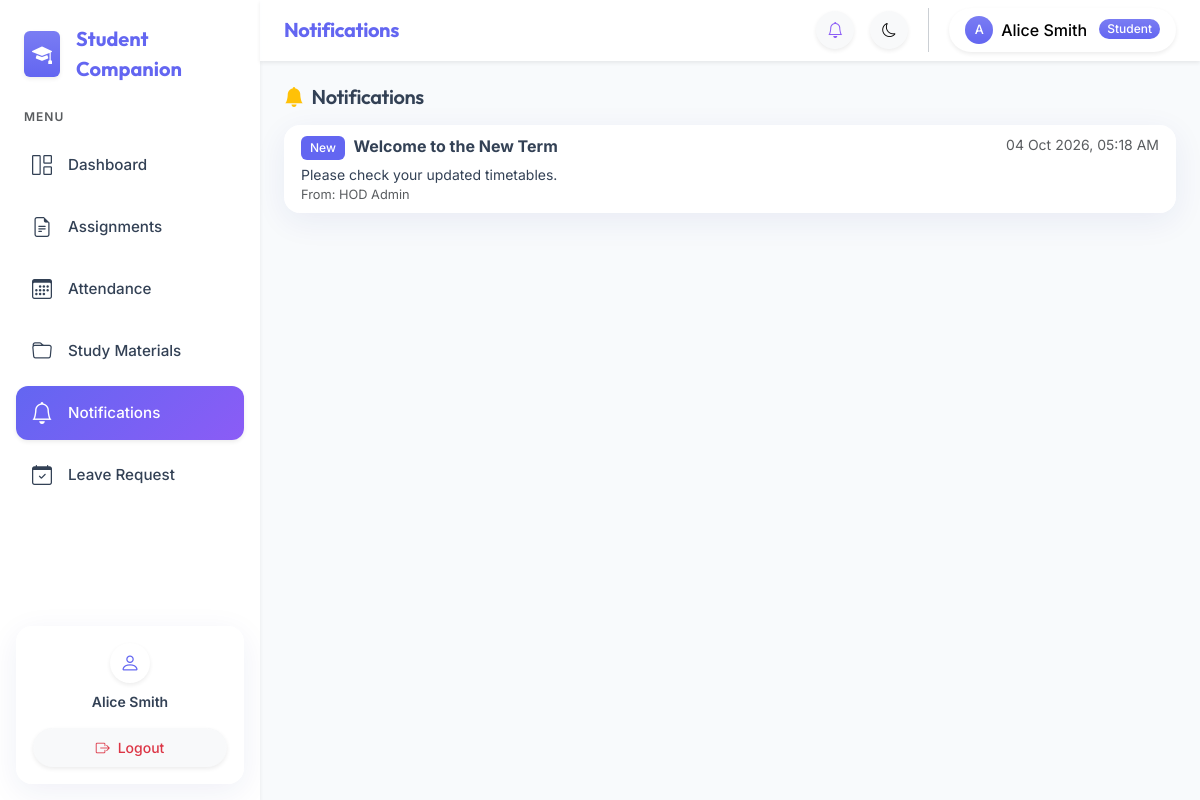
The app's page /learner/notifications.php (signed in) with its own data.
### tables this page shows
CREATE TABLE IF NOT EXISTS users (
    id INT UNSIGNED AUTO_INCREMENT PRIMARY KEY,
    name VARCHAR(150) NOT NULL,
    email VARCHAR(191) NOT NULL UNIQUE,
    password_hash VARCHAR(255) NOT NULL,
    role ENUM('admin','mentor','learner') NOT NULL,
    department_id INT UNSIGNED NULL,
    year TINYINT UNSIGNED NULL,
    status ENUM('active','inactive') NOT NULL DEFAULT 'active',
    force_password_reset TINYINT(1) NOT NULL DEFAULT 0,
    created_at TIMESTAMP NOT NULL DEFAULT CURRENT_TIMESTAMP,
    FOREIGN KEY (department_id) REFERENCES departments(id) ON DELETE SET NULL
);

CREATE TABLE IF NOT EXISTS notifications (
    id INT UNSIGNED AUTO_INCREMENT PRIMARY KEY,
    created_by INT UNSIGNED NOT NULL,
    title VARCHAR(255) NOT NULL,
    message TEXT NOT NULL,
    target_type ENUM('all','department','mentor_students','user') NOT NULL DEFAULT 'all',
    target_id INT UNSIGNED NULL,
    created_at TIMESTAMP NOT NULL DEFAULT CURRENT_TIMESTAMP,
    FOREIGN KEY (created_by) REFERENCES users(id) ON DELETE CASCADE
);

### config/database.php (called while the page is built, shortened)
<?php
function get_db(): PDO {
    static $pdo = null;
    if ($pdo === null) {
        $dsn = 'mysql:host=' . DB_HOST . ';dbname=' . DB_NAME . ';charset=utf8mb4';
        $pdo = new PDO($dsn, DB_USER, DB_PASS, [
            PDO::ATTR_ERRMODE            => PDO::ERRMODE_EXCEPTION,
            PDO::ATTR_DEFAULT_FETCH_MODE => PDO::FETCH_ASSOC,
            PDO::ATTR_EMULATE_PREPARES   => false,
        ]);
    }
    return $pdo;
}

### includes/auth_check.php (called while the page is built, shortened)
<?php
require_once dirname(__DIR__) . '/config/database.php';
require_once dirname(__DIR__) . '/includes/helpers.php';
try {
    $stmt = get_db()->prepare('SELECT id, name, email, role, department_id, year, status FROM users WHERE id = ? AND status = "active" LIMIT 1');
    $stmt->execute([$_SESSION['user_id']]);
    $current_user = $stmt->fetch();
} catch (Throwable) {}

### includes/helpers.php (called while the page is built, shortened)
<?php
function format_date(string $datetime): string {
    return date('d M Y, h:i A', strtotime($datetime));
}
function e(string $str): string {
    return htmlspecialchars($str, ENT_QUOTES, 'UTF-8');
}

### learner/notifications.php (the view, shortened to what this page needs)
<?php
$page_title    = 'Notifications';
require_once dirname(__DIR__) . '/config/database.php';
require_once dirname(__DIR__) . '/includes/auth_check.php';
$db  = get_db();
$uid = $current_user['id'];
$dept_id = (int)($current_user['department_id'] ?? 0);
$ms_stmt=$db->prepare('SELECT mentor_id FROM mentor_students WHERE student_id=? LIMIT 1');
$ms_stmt->execute([$uid]); $ms=$ms_stmt->fetch(); $mentor_id=(int)($ms['mentor_id']??0);
$notifs=$db->prepare(
    "SELECT n.id,n.title,n.message,n.created_at,u.name AS creator,
            (SELECT nr.id FROM notification_reads nr WHERE nr.notification_id=n.id AND nr.user_id=?) AS read_id
     FROM notifications n JOIN users u ON n.created_by=u.id
     WHERE n.target_type='all'
        OR (n.target_type='department' AND n.target_id=?)
        OR (n.target_type='mentor_students' AND n.target_id=?)
        OR (n.target_type='user' AND n.target_id=?)
     ORDER BY n.created_at DESC LIMIT 50"
);
$notifs->execute([$uid,$dept_id,$mentor_id,$uid]); $notifs=$notifs->fetchAll();
require_once dirname(__DIR__).'/includes/header.php';
require_once dirname(__DIR__).'/includes/sidebar.php';
require_once dirname(__DIR__).'/includes/navbar.php';
?>
<div class="main-content p-4">
    <h5 class="mb-3"><i class="bi bi-bell-fill me-2 text-warning"></i>Notifications</h5>
    <?php if ($notifs): foreach ($notifs as $n): ?>
    <div class="card mb-2 <?= !$n['read_id']?'border-primary':'' ?>">
        <div class="card-body py-2">
            <div class="d-flex justify-content-between align-items-start">
                <div>
                    <?php if (!$n['read_id']): ?><span class="badge bg-primary me-1">New</span><?php endif; ?>
                    <strong><?= e($n['title']) ?></strong>
                    <div class="small mt-1"><?= e($n['message']) ?></div>
                </div>
                <div class="text-muted small text-nowrap ms-3"><?= format_date($n['created_at']) ?></div>
            </div>
            <div class="text-muted" style="font-size:.8rem">From: <?= e($n['creator']) ?></div>
        </div>
    </div>
    <?php endforeach; else: ?>
    <div class="alert alert-info">No notifications yet.</div>
    <?php endif; ?>
</div>
<?php require_once dirname(__DIR__).'/includes/footer.php'; ?>

### includes/sidebar.php (shortened to what this page needs)
<?php
$role = $_SESSION['role'] ?? '';
$current_page = basename($_SERVER['PHP_SELF']);
function nav_link(string $href, string $icon, string $label, string $current_page): string {
    $active = (basename($href) === $current_page) ? ' active shadow-sm' : '';
    return '<li class="nav-item"><a class="nav-link' . $active . ' d-flex align-items-center" href="' . $href . '"><i class="bi bi-' . $icon . ' me-3 fs-5"></i><span>' . $label . '</span></a></li>';
}
$base = BASE_URL;
?>
<nav class="sidebar d-none d-md-flex flex-column flex-shrink-0 p-3 border-end-0 shadow-sm z-3 animate__animated animate__fadeInLeft">
    <a href="<?= $base ?>index.php" class="d-flex align-items-center mb-4 text-decoration-none px-2 mt-2">
        <div class="bg-primary bg-gradient text-white rounded p-2 me-3 shadow-sm d-flex align-items-center justify-content-center">
            <i class="bi bi-mortarboard-fill fs-5"></i>
        </div>
        <span class="fw-bold fs-5 text-primary tracking-tight" style="font-family: var(--bs-heading-font-family);"><?= APP_NAME ?></span>
    </a>
    <ul class="nav nav-pills flex-column mb-auto gap-1">
        <li class="nav-item mb-2 px-2 small text-muted text-uppercase fw-semibold" style="letter-spacing: 1px; font-size: 0.75rem;">Menu</li>
        <?php if ($role === 'admin'): ?>
            <?= nav_link($base.'admin/dashboard.php', 'grid-1x2', 'Dashboard', $current_page) ?>
            <?= nav_link($base.'admin/departments.php', 'building', 'Departments', $current_page) ?>
            <?= nav_link($base.'admin/students.php', 'people', 'Students', $current_page) ?>
            <?= nav_link($base.'admin/mentors.php', 'person-video3', 'Mentors', $current_page) ?>
            <?= nav_link($base.'admin/notifications.php', 'bell', 'Notifications', $current_page) ?>
            <?= nav_link($base.'admin/leave.php', 'calendar-check', 'Leave Requests', $current_page) ?>
            <?= nav_link($base.'admin/analytics.php', 'bar-chart', 'Analytics', $current_page) ?>
            <?= nav_link($base.'admin/reports.php', 'file-earmark-arrow-down', 'Reports', $current_page) ?>
            <?= nav_link($base.'admin/audit_log.php', 'journal-text', 'Audit Log', $current_page) ?>
        <?php elseif ($role === 'learner'): ?>
            <?= nav_link($base.'learner/dashboard.php', 'grid-1x2', 'Dashboard', $current_page) ?>
            <?= nav_link($base.'learner/assignments.php', 'file-earmark-text', 'Assignments', $current_page) ?>
            <?= nav_link($base.'learner/attendance.php', 'calendar3', 'Attendance', $current_page) ?>
            <?= nav_link($base.'learner/materials.php', 'folder', 'Study Materials', $current_page) ?>
            <?= nav_link($base.'learner/notifications.php', 'bell', 'Notifications', $current_page) ?>
            <?= nav_link($base.'learner/leave.php', 'calendar-check', 'Leave Request', $current_page) ?>
        <?php endif; ?>
    </ul>
    <div class="mt-auto pt-3">
        <div class="card border-0 shadow-sm bg-primary bg-gradient bg-opacity-10 rounded-4 overflow-hidden">
            <div class="card-body p-3 d-flex flex-column align-items-center text-center">
                <div class="bg-white rounded-circle shadow-sm d-flex align-items-center justify-content-center mb-2" style="width: 40px; height: 40px;">
                    <i class="bi bi-person text-primary fs-5"></i>
                </div>
                <div class="small fw-semibold text-truncate w-100"><?= htmlspecialchars($current_user['name'] ?? '', ENT_QUOTES) ?></div>
                <a href="<?= $base ?>logout.php" class="btn btn-sm btn-light w-100 text-danger shadow-sm rounded-pill"><i class="bi bi-box-arrow-right me-2"></i>Logout</a>
            </div>
        </div>
    </div>
</nav>

### includes/navbar.php (shortened to what this page needs)
<?php
$role = $_SESSION['role'] ?? '';
$base = BASE_URL;
$role_label = match($role) { 'admin' => 'HOD', 'mentor' => 'Mentor', default => 'Student' };
$role_badge = match($role) { 'admin' => 'danger', 'mentor' => 'warning', default => 'primary' };
?>
<div class="content-wrapper flex-grow-1 d-flex flex-column">
<nav class="navbar navbar-expand-md sticky-top px-4 py-2 border-bottom-0 shadow-sm animate__animated animate__fadeInDown">
    <div class="d-flex align-items-center">
        <span class="navbar-brand fw-bold d-none d-md-inline mb-0 h5 text-primary tracking-tight"><?= htmlspecialchars($page_title ?? APP_NAME, ENT_QUOTES) ?></span>
    </div>
    <div class="ms-auto d-flex align-items-center gap-3">
        <a href="<?php
            echo match($role) {
                'admin'  => $base.'admin/notifications.php',
                'mentor' => $base.'mentor/dashboard.php',
                default  => $base.'learner/notifications.php',
            };
        ?>" class="btn btn-sm btn-light rounded-circle position-relative shadow-sm p-2" id="notif-btn" style="width: 38px; height: 38px; display: flex; align-items: center; justify-content: center;">
            <i class="bi bi-bell text-secondary fs-6"></i>
        </a>
        <button class="btn btn-sm btn-light rounded-circle shadow-sm p-2" onclick="toggleTheme()" title="Toggle theme" style="width: 38px; height: 38px; display: flex; align-items: center; justify-content: center;">
            <i class="bi bi-moon-stars text-secondary fs-6" id="theme-icon"></i>
        </button>
        <div class="dropdown">
            <button class="btn btn-light rounded-pill shadow-sm d-flex align-items-center gap-2 px-3 py-2 border-0" data-bs-toggle="dropdown" style="background: var(--sidebar-bg);">
                <div class="bg-primary bg-gradient rounded-circle d-flex align-items-center justify-content-center text-white" style="width: 28px; height: 28px; font-size: 0.8rem;">
                    <?= strtoupper(substr($current_user['name'] ?? 'U', 0, 1)) ?>
                </div>
                <span class="fw-medium d-none d-sm-inline"><?= htmlspecialchars($current_user['name'] ?? '', ENT_QUOTES) ?></span>
                <span class="badge bg-<?= $role_badge ?> bg-gradient rounded-pill px-2 py-1 ms-1"><?= $role_label ?></span>
            </button>
        </div>
    </div>
</nav>

### assets/css/style.css (style rules this page uses)
:root { --bs-primary: #6366f1; --bs-primary-rgb: 99, 102, 241; --bs-secondary: #8b5cf6; --bs-secondary-rgb: 139, 92, 246; --bs-success: #10b981; --bs-warning: #f59e0b; --bs-danger: #ef4444; --bs-info: #0ea5e9; --bs-body-font-family: 'Inter', sans-serif; --bs-heading-font-family: 'Outfit', sans-serif; --bs-body-bg: #f8fafc; --bs-body-color: #334155; --bs-border-color: #e2e8f0; --card-bg: rgba(255, 255, 255, 0.9); --glass-border: rgba(255, 255, 255, 0.4); --glass-shadow: 0 8px 32px 0 rgba(31, 38, 135, 0.07); --sidebar-bg: #ffffff; --sidebar-hover: #f9f1f1; }
body { font-family: var(--bs-body-font-family); background-color: var(--bs-body-bg); color: var(--bs-body-color); transition: background-color 0.3s ease, color 0.3s ease; -webkit-font-smoothing: antialiased; }
h1, h2, h3, h4, h5, h6, .navbar-brand { font-family: var(--bs-heading-font-family); font-weight: 600; letter-spacing: -0.02em; }
.glass-card, .card { background: var(--card-bg) !important; backdrop-filter: blur(12px); -webkit-backdrop-filter: blur(12px); border: 1px solid var(--glass-border) !important; border-radius: 1rem !important; box-shadow: var(--glass-shadow) !important; transition: transform 0.3s cubic-bezier(0.4, 0, 0.2, 1), box-shadow 0.3s ease; }
.btn { border-radius: 0.5rem; font-weight: 500; padding: 0.5rem 1.25rem; transition: all 0.3s ease; }
.sidebar { width: 260px; min-height: 100vh; position: sticky; top: 0; height: 100vh; overflow-y: auto; background: var(--sidebar-bg); border-right: 1px solid var(--bs-border-color); flex-shrink: 0; transition: background-color 0.3s ease, border-color 0.3s ease; }
.sidebar .nav-link { color: var(--bs-body-color); border-radius: 0.75rem; padding: 0.75rem 1rem; font-size: 0.95rem; font-weight: 500; transition: all 0.2s ease; margin-bottom: 0.25rem; }
.sidebar .nav-link i { font-size: 1.1rem; transition: transform 0.2s ease; }
.sidebar .nav-link.active { background: linear-gradient(135deg, var(--bs-primary), var(--bs-secondary)); color: #fff; box-shadow: 0 4px 12px rgba(var(--bs-primary-rgb), 0.3); }
.sidebar .nav-link.active i { transform: scale(1.1); }
.navbar { background: var(--card-bg) !important; backdrop-filter: blur(16px); -webkit-backdrop-filter: blur(16px); border-bottom: 1px solid var(--glass-border) !important; }
.content-wrapper { min-width: 0; }
.main-content { padding: 1.5rem; }
.badge { padding: 0.5em 0.75em; font-weight: 500; }

### records on screen
users: name "Alice Smith", name "A"
notifications: title "Welcome to the New Term", message "Please check your updated timetables.", created_at "04 Oct 2026, 05:18 AM", created_by.name "HOD Admin"

### other values on screen
APP_NAME "Student Companion"
$label "Dashboard Assignments Attendance Study Materials Notifications Leave Request"
$page_title "Notifications"
$role_label "Student"
